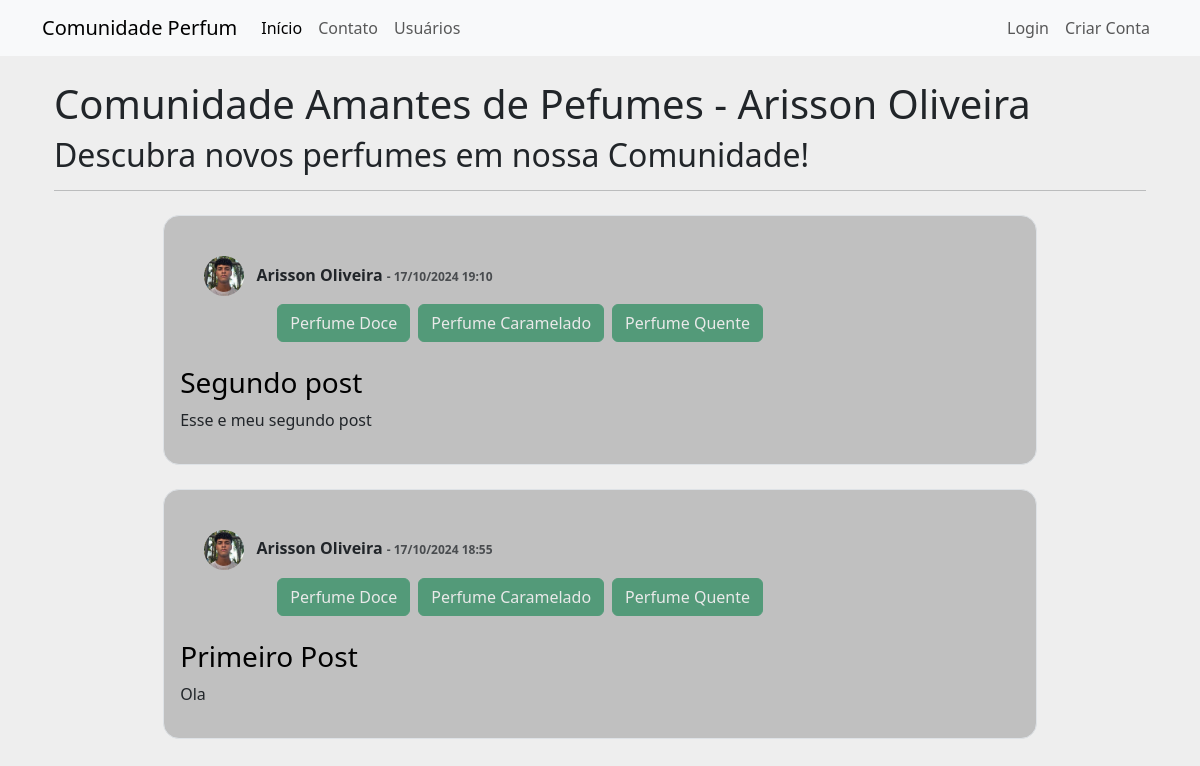
Before: / with the older database file.
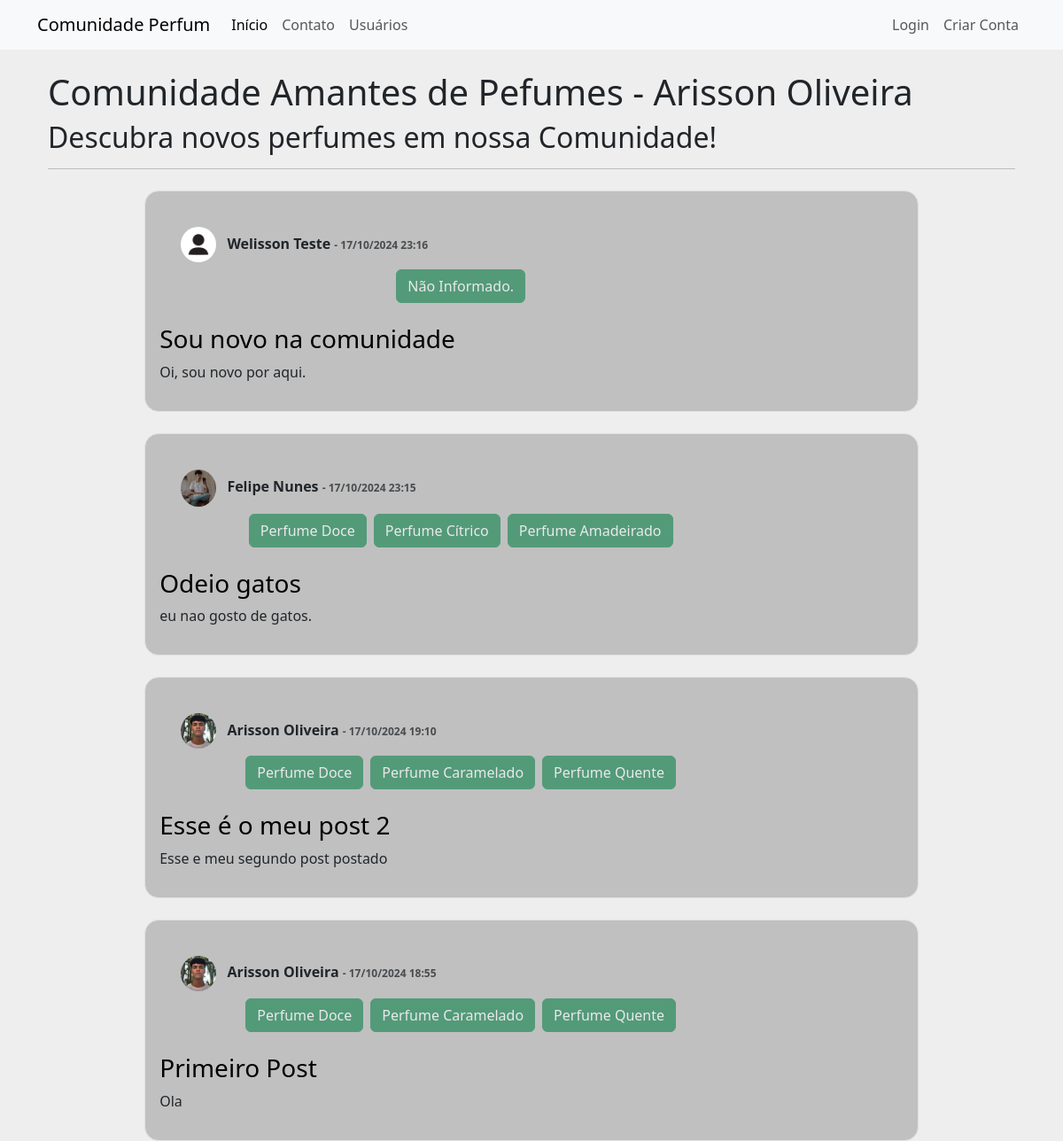
After: the same page with the newer database file.
### comunidadeperfum/models.py (models this page shows)
class Post(database.Model):
    id = database.Column(database.Integer, primary_key=True)
    titulo = database.Column(database.String, nullable=False)
    corpo = database.Column(database.Text, nullable=False)
    data_criacao = database.Column(database.DateTime, nullable=False, default=datetime.utcnow)
    id_usuario = database.Column(database.Integer, database.ForeignKey('usuario.id'), nullable= False)

class Usuario(database.Model, UserMixin):
    id = database.Column(database.Integer, primary_key=True)
    username = database.Column(database.String, nullable=False)
    email = database.Column(database.String, nullable=False, unique=True)
    senha = database.Column(database.String, nullable=False)
    foto_perfil = database.Column(database.String, default='default.png', nullable=False)
    posts = database.relationship('Post', backref='autor', lazy=True)
    perfumes = database.Column(database.String, nullable=False, default='Não Informado.')

### comunidadeperfum/routes.py (the view)
@app.route('/')
def homepage():
    posts = Post.query.order_by(Post.id.desc())
    return render_template('home.html', posts=posts)

### comunidadeperfum/templates/home.html (shortened to what this page needs)
{% extends 'base.html' %}
{% block body %}
<div class="container nt-3">
    <h1>Comunidade Amantes de Pefumes - Arisson Oliveira</h1>
    <h2>Descubra novos perfumes em nossa Comunidade!</h2>
    <hr>
    {% for post in posts %}
    <div class="rol border mt-4 p-3 rounded-4 meupost">
        <div class="col col-8 p-4">
            <img src="{{ url_for('static', filename='images/' + (post.autor.foto_perfil)) }}" width="40" class="rounded-circle perfil-home">
            <strong class="p-2">
                {{ post.autor.username }} <small class="text-muted" style="font-size: 12px;"> - {{ post.data_criacao.strftime('%d/%m/%Y %H:%M') }}
                </small>
            </strong>
            <div class="row justify-content-center">
                <div class="col" style="text-align: center">
                    <div class="d-flex justify-content-center c-perfume">
                        {% for perfume in post.autor.perfumes.split(';') %}
                            <button type="button" class="btn btn-success mt-2 me-2" disabled>{{ perfume }}</button>
                        {% endfor %}
                    </div>
                </div>
            </div>
        </div>
        <div class="col-9">
            <a href="{{ url_for('exibir_post', post_id=post.id)}}" class="link-post">
                <h3>{{ post.titulo }}</h3>
            </a>
            <p>{{ post.corpo }}</p>
        </div>
    </div>
    {% endfor%}
</div>
{% endblock %}

### comunidadeperfum/templates/base.html (shortened to what this page needs)
<!DOCTYPE html>
<html lang="pt-br">
<head>
    <link href="https://cdn.jsdelivr.net/npm/bootstrap@5.3.3/dist/css/bootstrap.min.css" rel="stylesheet">
    <link rel="stylesheet" type="text/css" href="{{ url_for('static', filename='style.css') }}">
</head>
<body>
    {% include 'navbar.html' %}
    <div class="container mt-4">
        {% block body %}
        {% endblock %}
    </div>
</body>
</html>

### comunidadeperfum/templates/navbar.html (shortened to what this page needs)
<nav class="navbar navbar-expand-lg bg-body-tertiary">
    <div class="container-fluid container">
      <a class="navbar-brand" href="{{ url_for('homepage') }}">Comunidade Perfum</a>
      <div class="collapse navbar-collapse" id="navbarSupportedContent">
        <ul class="navbar-nav me-auto mb-2 mb-lg-0">
          <li class="nav-item">
            <a class="nav-link active" aria-current="page" href="{{ url_for('homepage') }}">Início</a>
          </li>
          <li class="nav-item">
            <a class="nav-link" href="{{ url_for('contato') }}">Contato</a>
          </li>
            <a class="nav-link" href="{{ url_for('usuarios') }}">Usuários</a>
        </ul>
        <ul class="d-flex navbar-nav">
            {% if current_user.is_authenticated %}
            <li class="nav-item">
              <a class="nav-link" href="{{ url_for('criar_post')}}">Criar Post</a>
            </li>
            <li class="nav-item">
              <a class="nav-link" href="{{ url_for('perfil')}}">Perfil</a>
            </li>
            <li class="nav-item">
                <a class="nav-link" href="{{ url_for('sair')}}">Sair</a>
            </li>
            {% else %}
              <li class="nav-item">
                  <a class="nav-link" href="{{ url_for('loginconta')}}">Login</a>
              </li>
              <li class="nav-item">
                  <a class="nav-link" href="{{ url_for('loginconta')}}">Criar Conta</a>
              </li>
            {% endif %}
        </ul>
      </div>
    </div>
  </nav>

### comunidadeperfum/static/style.css (style rules this page uses)
body { background:#eee; }
.meupost { background-color: rgba(128, 128, 128, 0.429); width: 80%; max-width: 900px; background-size: cover; background-repeat: no-repeat; padding: 20px; margin: 0 auto; }
.c-perfume { width: 40em; }
a { text-decoration: none; color: black; }

Changed rows visible on the page:
added Post: foto_perfil (placeholder picture), autor.username "Welisson Teste", data_criacao "17/10/2024 23:16", titulo "Sou novo na comunidade", corpo "Oi, sou novo por aqui."
now on this page (row unchanged): Usuario: perfumes "Não Informado."
added Post: foto_perfil (picture), autor.username "Felipe Nunes", data_criacao "17/10/2024 23:15", perfume "Perfume Doce" "Perfume Cítrico" "Perfume Amadeirado", titulo "Odeio gatos", corpo "eu nao gosto de gatos."
changed Post: titulo "Segundo post" → "Esse é o meu post 2"; corpo "Esse e meu segundo post" → "Esse e meu segundo post postado"
